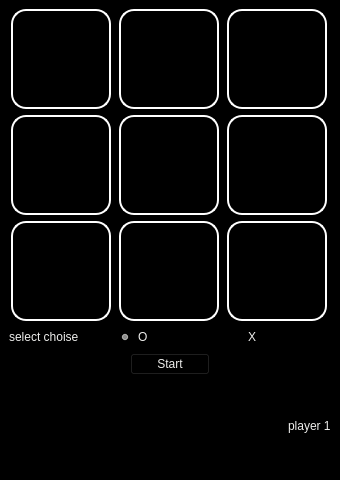
<?xml version="1.0" encoding="UTF-8"?>
<ui version="4.0">
 <class>MainWindow</class>
 <widget class="QMainWindow" name="MainWindow">
  <property name="geometry">
   <rect>
    <x>0</x>
    <y>0</y>
    <width>340</width>
    <height>480</height>
   </rect>
  </property>
  <property name="maximumSize">
   <size>
    <width>340</width>
    <height>480</height>
   </size>
  </property>
  <property name="windowTitle">
   <string>Tick Tac Too Game</string>
  </property>
  <property name="windowIcon">
   <iconset>
    <normaloff>images/logo.png</normaloff>images/logo.png</iconset>
  </property>
  <property name="styleSheet">
   <string notr="true">QWidget
{
    font: 57 italic 22pt &quot;Ubuntu&quot;;
background-color: rgb(0, 0, 0);
color: rgb(238, 238, 236);
}
QToolButton
{
    border:2px solid white;
   border-radius:15px;
}
</string>
  </property>
  <widget class="QWidget" name="centralwidget">
   <layout class="QVBoxLayout" name="verticalLayout">
    <item>
     <layout class="QGridLayout" name="gridLayout">
      <item row="0" column="0">
       <widget class="QToolButton" name="btn1">
        <property name="minimumSize">
         <size>
          <width>100</width>
          <height>100</height>
         </size>
        </property>
        <property name="maximumSize">
         <size>
          <width>100</width>
          <height>100</height>
         </size>
        </property>
        <property name="text">
         <string/>
        </property>
       </widget>
      </item>
      <item row="0" column="1">
       <widget class="QToolButton" name="btn2">
        <property name="minimumSize">
         <size>
          <width>100</width>
          <height>100</height>
         </size>
        </property>
        <property name="maximumSize">
         <size>
          <width>100</width>
          <height>100</height>
         </size>
        </property>
        <property name="text">
         <string/>
        </property>
       </widget>
      </item>
      <item row="0" column="2">
       <widget class="QToolButton" name="btn3">
        <property name="minimumSize">
         <size>
          <width>100</width>
          <height>100</height>
         </size>
        </property>
        <property name="maximumSize">
         <size>
          <width>100</width>
          <height>100</height>
         </size>
        </property>
        <property name="text">
         <string/>
        </property>
       </widget>
      </item>
      <item row="1" column="0">
       <widget class="QToolButton" name="btn4">
        <property name="minimumSize">
         <size>
          <width>100</width>
          <height>100</height>
         </size>
        </property>
        <property name="maximumSize">
         <size>
          <width>100</width>
          <height>100</height>
         </size>
        </property>
        <property name="text">
         <string/>
        </property>
       </widget>
      </item>
      <item row="1" column="1">
       <widget class="QToolButton" name="btn5">
        <property name="minimumSize">
         <size>
          <width>100</width>
          <height>100</height>
         </size>
        </property>
        <property name="maximumSize">
         <size>
          <width>100</width>
          <height>100</height>
         </size>
        </property>
        <property name="text">
         <string/>
        </property>
       </widget>
      </item>
      <item row="1" column="2">
       <widget class="QToolButton" name="btn6">
        <property name="minimumSize">
         <size>
          <width>100</width>
          <height>100</height>
         </size>
        </property>
        <property name="maximumSize">
         <size>
          <width>100</width>
          <height>100</height>
         </size>
        </property>
        <property name="text">
         <string/>
        </property>
       </widget>
      </item>
      <item row="2" column="0">
       <widget class="QToolButton" name="btn7">
        <property name="minimumSize">
         <size>
          <width>100</width>
          <height>100</height>
         </size>
        </property>
        <property name="maximumSize">
         <size>
          <width>100</width>
          <height>100</height>
         </size>
        </property>
        <property name="text">
         <string/>
        </property>
       </widget>
      </item>
      <item row="2" column="1">
       <widget class="QToolButton" name="btn8">
        <property name="minimumSize">
         <size>
          <width>100</width>
          <height>100</height>
         </size>
        </property>
        <property name="maximumSize">
         <size>
          <width>100</width>
          <height>100</height>
         </size>
        </property>
        <property name="text">
         <string/>
        </property>
       </widget>
      </item>
      <item row="2" column="2">
       <widget class="QToolButton" name="btn9">
        <property name="minimumSize">
         <size>
          <width>100</width>
          <height>100</height>
         </size>
        </property>
        <property name="maximumSize">
         <size>
          <width>100</width>
          <height>100</height>
         </size>
        </property>
        <property name="text">
         <string/>
        </property>
       </widget>
      </item>
     </layout>
    </item>
    <item>
     <layout class="QHBoxLayout" name="horizontalLayout">
      <item>
       <widget class="QLabel" name="label">
        <property name="text">
         <string>select choise</string>
        </property>
       </widget>
      </item>
      <item>
       <widget class="QRadioButton" name="o_radio">
        <property name="text">
         <string>O</string>
        </property>
        <property name="checked">
         <bool>true</bool>
        </property>
       </widget>
      </item>
      <item>
       <widget class="QRadioButton" name="x_radio">
        <property name="text">
         <string>X</string>
        </property>
       </widget>
      </item>
     </layout>
    </item>
    <item>
     <layout class="QHBoxLayout" name="horizontalLayout_3">
      <item>
       <spacer name="horizontalSpacer_3">
        <property name="orientation">
         <enum>Qt::Horizontal</enum>
        </property>
        <property name="sizeHint" stdset="0">
         <size>
          <width>40</width>
          <height>20</height>
         </size>
        </property>
       </spacer>
      </item>
      <item>
       <widget class="QPushButton" name="start_btn">
        <property name="text">
         <string>Start</string>
        </property>
       </widget>
      </item>
      <item>
       <spacer name="horizontalSpacer_4">
        <property name="orientation">
         <enum>Qt::Horizontal</enum>
        </property>
        <property name="sizeHint" stdset="0">
         <size>
          <width>40</width>
          <height>20</height>
         </size>
        </property>
       </spacer>
      </item>
     </layout>
    </item>
    <item>
     <layout class="QHBoxLayout" name="horizontalLayout_2">
      <item>
       <spacer name="horizontalSpacer">
        <property name="orientation">
         <enum>Qt::Horizontal</enum>
        </property>
        <property name="sizeHint" stdset="0">
         <size>
          <width>158</width>
          <height>20</height>
         </size>
        </property>
       </spacer>
      </item>
      <item>
       <widget class="QLabel" name="player_lbl">
        <property name="text">
         <string>player 1</string>
        </property>
       </widget>
      </item>
     </layout>
    </item>
   </layout>
  </widget>
 </widget>
 <resources/>
 <connections/>
</ui>
